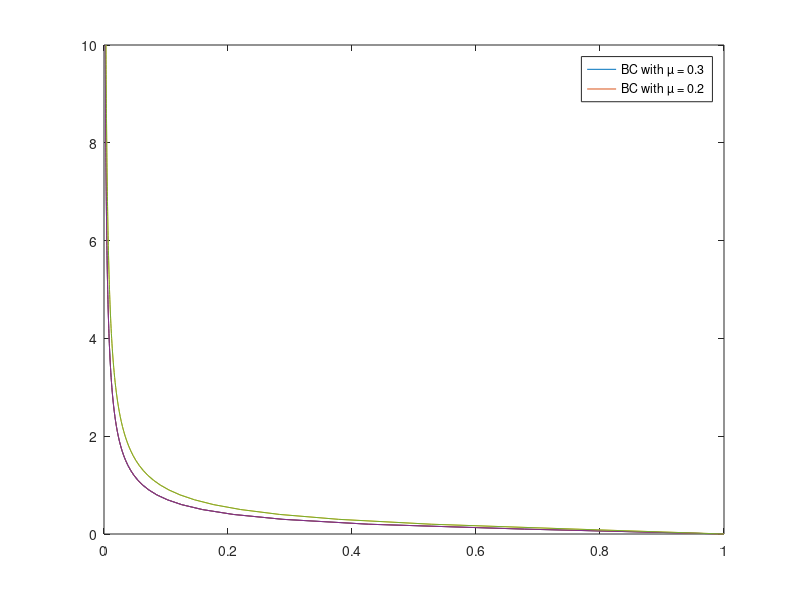

Here is the MATLAB script that generated this plot:
%% Problem 2 part a
clear
lamda = 0.02;
mu = 0.3;
beta = 0.5;
theta = linspace(0,10,101);

n = length(theta);

u = zeros(n,1);

for i = (1:n)
    u(i) = lamda./(lamda + (theta(i).* (mu*(theta(i)^(1-beta)))));
end
plot(u, theta)
%% Problem 2 part b
lamda1 = 0.03;
u1 = zeros(n,1);

for i = (1:n)
    u1(i) = lamda1./(lamda1 + (theta(i).*(mu*(theta(i)^(1-beta)))));
end
hold on
plot(u, theta);
plot(u1, theta);
legend('BC with λ = 0.02 ', 'BC with λ = 0.03')
hold off



%% Problem 2 part c
mu1 = 0.2;
u2 = zeros(n,1);

for i = (1:n)
    u2(i) = lamda./(lamda + (theta(i).*(mu1*(theta(i)^(1-beta)))));
end

hold on
plot(u, theta);
plot(u2, theta);
legend('BC with µ = 0.3 ', 'BC with µ = 0.2')
hold off

